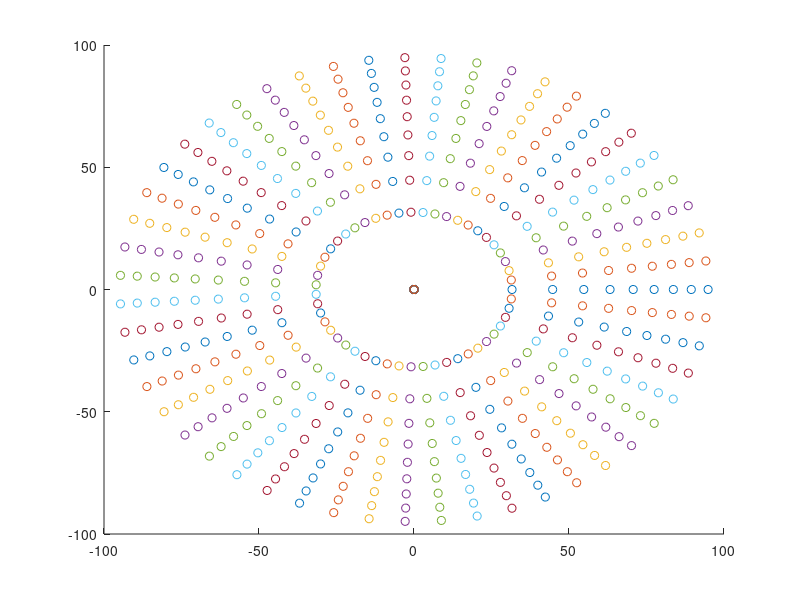
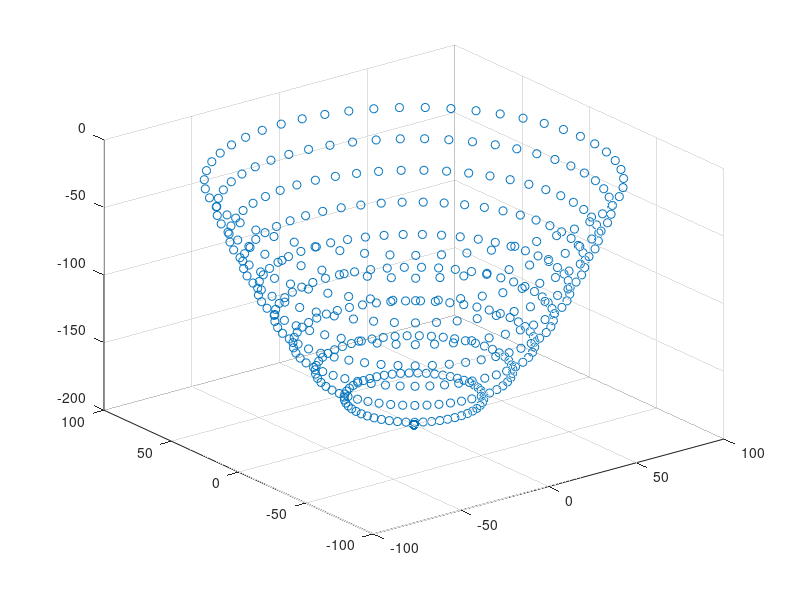

These figures' MATLAB source, in order: (Note: this script raises an error after producing the figures.)
%% Generate simulated data 
clear all  
close all  
clc 
azimuth_angle= 7 
boundary_height = 200; 
% Heights for scanning points  
z_step_size = 20; % Height slice step size 
num_z_step = (boundary_height)/(z_step_size); % number of steps  
% Z of all scanning heights 
Z = linspace(-z_step_size,-boundary_height, num_z_step); 
% Make it better later 
 
azimuth = (pi.*linspace(0,360-azimuth_angle,360/azimuth_angle))./180 ; 
 
 
points = zeros(num_z_step,3,length(azimuth)); 
 
 
for i = 1:length(azimuth) 
    for j = 1:length(Z) 
        Radius = sqrt( (Z(j)+200)/0.02 );  
        % Create coordinate in base space 
        points(j,1,i) = Radius.*cos(azimuth(i)); 
        points(j,2,i) = Radius.*sin(azimuth(i)); 
        points(j,3,i) = Z(j); 
 
    end 
end 
 
 
 
figure;hold on; 
for i = 1:length(azimuth) 
    scatter3(points(:,1,i),points(:,2,i),points(:,3,i)) 
end 
 
%% 
point_list = []; 
for i = 1:size(points, 3) 
    point_list = [point_list; points(:,:,i)]; 
end 
figure;  
scatter3(point_list(:,1),point_list(:,2),point_list(:,3)) 
 
[~,Mesh,~,~,~] = PowerCrust(point_list,1); 